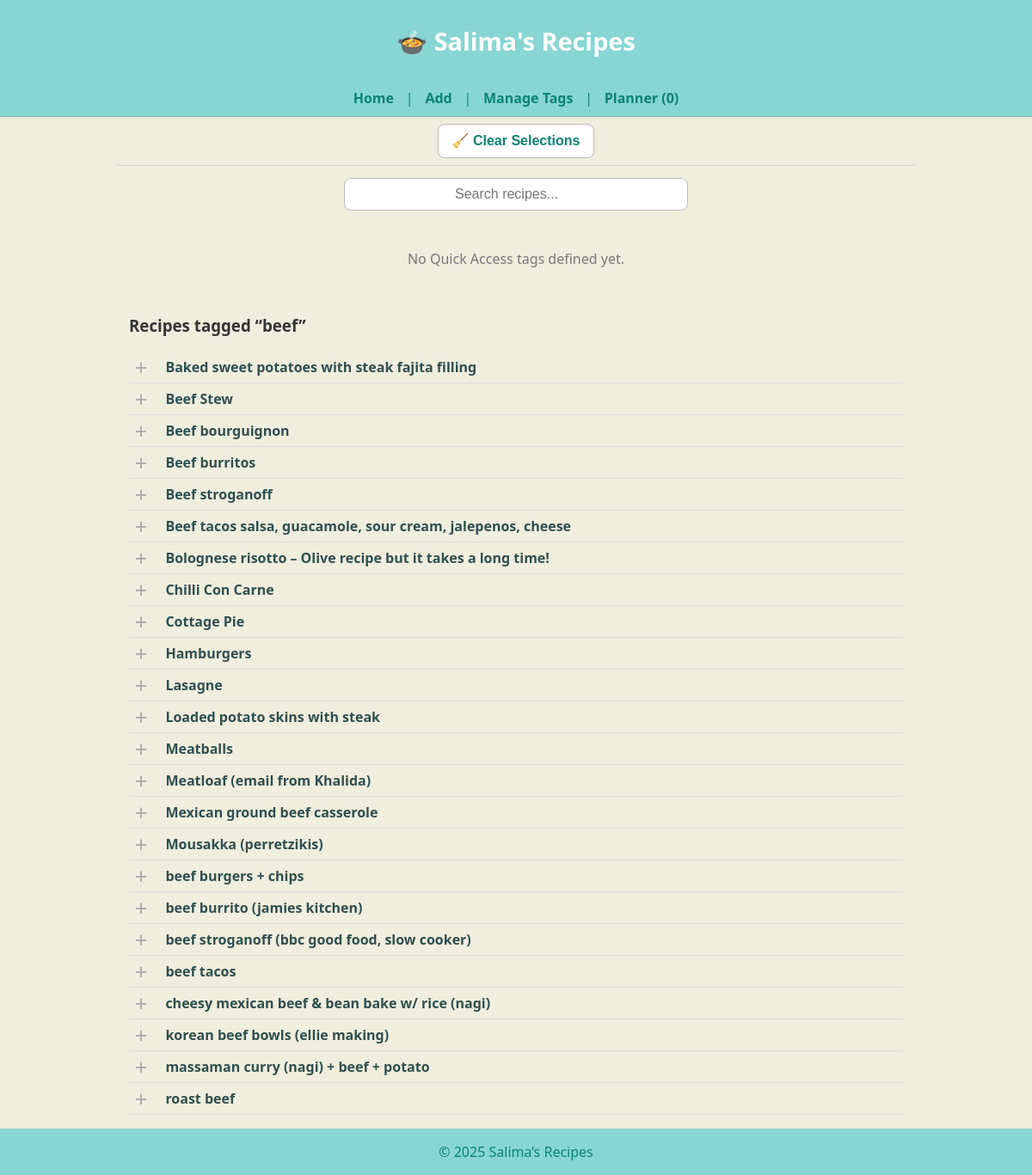
/search?tag=beef, run on the app's committed database.
### tables this page shows
CREATE TABLE recipes (
    id INTEGER PRIMARY KEY,
    name TEXT,
    ingredients JSON,
    method TEXT,
    tags JSON,
    category TEXT,
    source TEXT,
    linked_recipe TEXT,
    image_url TEXT,
    notes TEXT,
    created_at DATETIME DEFAULT CURRENT_TIMESTAMP,
    updated_at DATETIME DEFAULT CURRENT_TIMESTAMP
);

### app.py (the view)
@app.route("/search")
def search():
    q = request.args.get("q", "").strip()
    tag = request.args.get("tag", "").strip()
    results = []
    with get_conn() as conn:
        c = conn.cursor()
        if q:
            c.execute("""
                SELECT id, name, ingredients, tags
                FROM recipes
                WHERE name LIKE ? OR ingredients LIKE ? OR tags LIKE ?
                ORDER BY name
            """, (f"%{q}%", f"%{q}%", f"%{q}%"))
        elif tag:
            c.execute("""
                SELECT id, name, ingredients, tags
                FROM recipes
                WHERE tags LIKE ?
                ORDER BY name
            """, (f"%{tag}%",))
        else:
            c.execute("SELECT id, name, ingredients, tags FROM recipes ORDER BY name")
        results = c.fetchall()
        tag_cloud = get_tag_cloud()
    return render_template(
        "index.html",
        recipes=results,
        tag_cloud=tag_cloud,
        default_tag=tag or q or "Results"
    )

### app.py (called while the page is built)
@app.teardown_appcontext
def close_connection(exception):
    db = getattr(g, "_database", None)
    if db is not None:
        db.close()

def get_conn():
    return sqlite3.connect(DB_PATH)

### templates/index.html (shortened to what this page needs)
{% extends "base.html" %}
{% block content %}
<main class="homepage">
<section class="search-section">
  <form action="{{ url_for('search') }}" method="get" class="search-form">
    <input type="text" name="q" placeholder="Search recipes..." class="search-input">
  </form>
</section>
<section class="quick-tags">
  {% if quick_access %}
    {% for tag in quick_access %}
      <form action="{{ url_for('search') }}" method="get" class="tag-form">
        <input type="hidden" name="tag" value="{{ tag }}">
        <button type="submit" class="tag-btn">{{ tag }}</button>
      </form>
    {% endfor %}
  {% else %}
    <p style="text-align:center; color:#777;">No Quick Access tags defined yet.</p>
  {% endif %}
</section>
  <section class="recipe-listing">
    <h3>Recipes tagged “{{ default_tag }}”</h3>
    {% for r in recipes %}
      <div class="recipe-row">
        <button class="select-dish-btn"
                data-id="{{ r[0] }}"
                data-name="{{ r[1] }}"></button>
        <a href="{{ url_for('recipe_detail', recipe_id=r[0]) }}">
          <strong>{{ r[1] }}</strong>
        </a>
      </div>
    {% endfor %}
  </section>
</main>
{% endblock %}

### static/style.css (style rules this page uses)
:root { --brand: #87d6d4; --brand-dark: #0a8274; --background: #f0eedd; }
body { font-family: "Segoe UI", Helvetica, Arial, sans-serif; background: var(--background); color: #333; margin: 0; padding: 0; }
main { background: var(--background); max-width: 100%; margin: 0; padding: 0; box-shadow: none; border: none; }
a { color: var(--brand-dark); text-decoration: none; transition: color 0.2s ease; }
form input, form textarea { width: 100%; padding: 0.5rem; margin: 0.5rem 0 1rem 0; border: 1px solid #ccc; border-radius: 4px; font-size: 1rem; }
button { background: var(--brand); color: white; border: none; padding: 0.6rem 1.2rem; font-size: 1rem; border-radius: 4px; cursor: pointer; transition: background 0.2s ease; }
.recipe-row { display: flex; align-items: center; gap: 0.5rem; padding: 0.25rem 0; border-bottom: 1px solid #ddd; }
.recipe-row a { flex: 1; color: #2f4f4f; text-decoration: none; }
.select-dish-btn { background: transparent; border: none; outline: none; cursor: pointer; width: 1.6rem; height: 1.6rem; display: flex; align-items: center; justify-content: center; }
.select-dish-btn::before { content: "+"; color: #aaa; font-size: 1.6rem; transition: color 0.25s ease, transform 0.2s ease, opacity 0.2s ease; }
.search-section { text-align: center; margin: 0.4rem 0 0.6rem; }
.search-input { width: 100%; max-width: 720px; padding: 0.55rem 1rem; font-size: 1rem; border-radius: 8px; border: 1px solid #bbb; background: #fff; box-sizing: border-box; }
main.homepage { max-width: 900px; margin: 0 auto; padding: 0 1rem 1rem; background: var(--background); border: none; box-shadow: none; }
.search-section { margin: 0.2rem 0 0.4rem; padding: 0; text-align: center; }
.search-input { width: 100%; max-width: 400px; padding: 0.55rem 8rem; font-size: 1rem; border-radius: 8px; border: 1px solid #bbb; background: #fff; }
.quick-tags { display: flex; justify-content: center; flex-wrap: wrap; gap: 0.5rem; margin: 0.4rem 0 0.8rem; }
.homepage .quick-tags { position: sticky; top: 5.4rem; z-index: 80; background: var(--background); padding: 0.4rem 0.5rem; border-radius: 6px; }
.select-dish-btn { all: unset; display: inline-flex; align-items: center; justify-content: center; width: 28px; height: 28px; cursor: pointer; vertical-align: middle; margin-right: 0.4rem; background: none !important; border: none !important; box-shadow: none !important; }

### data on the page
recipes: name "Baked sweet potatoes with steak fajita filling"
recipes: name "Beef Stew"
recipes: name "Beef bourguignon"
recipes: name "Beef burritos"
recipes: name "Beef stroganoff"
recipes: name "Beef tacos salsa, guacamole, sour cream, jalepenos, cheese"
recipes: name "Bolognese risotto – Olive recipe but it takes a long time!"
recipes: name "Chilli Con Carne"
recipes: name "Cottage Pie"
recipes: name "Hamburgers"
recipes: name "Lasagne"
recipes: name "Loaded potato skins with steak"
recipes: name "Meatballs"
recipes: name "Meatloaf (email from Khalida)"
recipes: name "Mexican ground beef casserole"
recipes: name "Mousakka (perretzikis)"
recipes: name "beef burgers + chips"
recipes: name "beef burrito (jamies kitchen)"
recipes: name "beef stroganoff (bbc good food, slow cooker)"
recipes: name "beef tacos"
recipes: name "cheesy mexican beef & bean bake w/ rice (nagi)"
recipes: name "korean beef bowls (ellie making)"
recipes: name "massaman curry (nagi) + beef + potato"
recipes: name "roast beef"

### other printed values
{{ default_tag }} "beef"
{{ 2025|default(2025) }} "2025"
